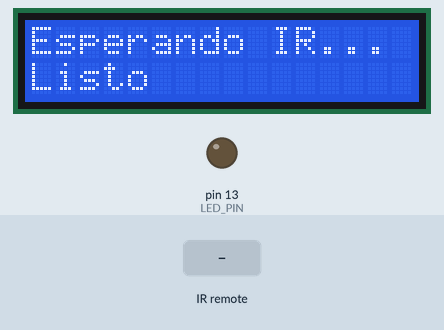
The sketch below on a simulated Arduino Uno, built with avr-gcc and run on an emulated ATmega328P. Shown: 16×2 character LCD, output pins drawn as LEDs (lit = HIGH). Inputs (shaded band) come from the test bench. What the sketch prints to the serial monitor is not drawn.

Above: at 1.2 s.
1.3 s: infrared code 0xBA45FF00 received
At 2.2 s:
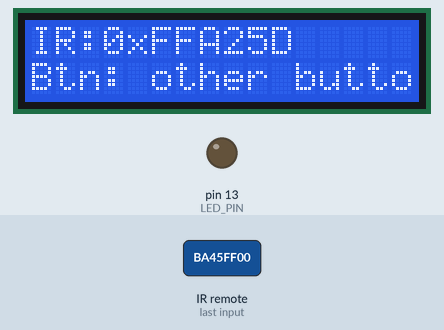
3.3 s: infrared code 0xB847FF00 received
At 4.9 s:
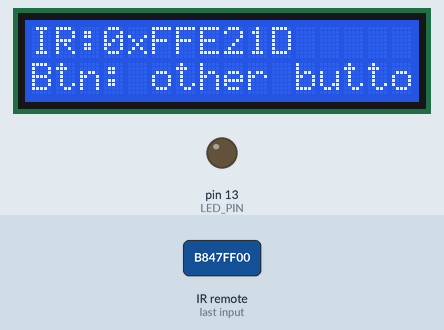
5.3 s: infrared code 0xB946FF00 received
At 6.4 s:
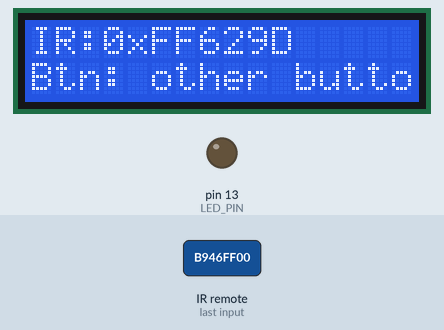
7.3 s: infrared code 0xBB44FF00 received
At 9.0 s:
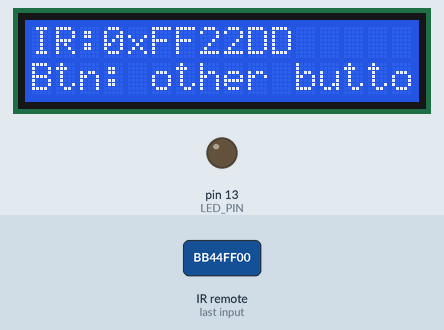
9.3 s: infrared code 0xBF40FF00 received
At 10.6 s:
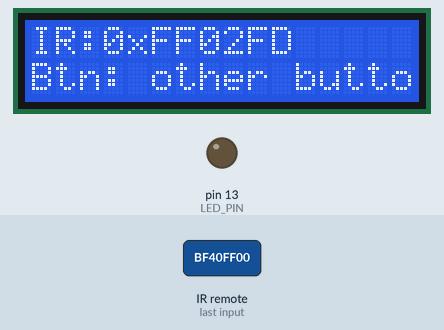
11.3 s: infrared code 0xBC43FF00 received
At 12.2 s:
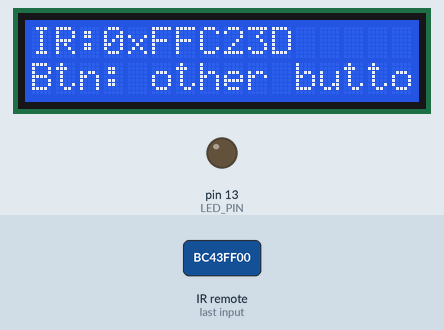
Timing chart, 0 to 14.3 s (numbered marks = the images above; inputs shaded):
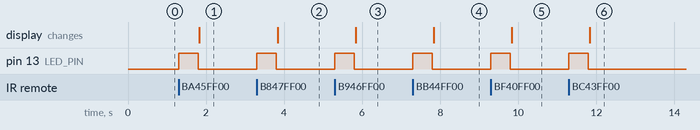

The sketch:

ir_01.ino
```cpp
/*
  Este código está diseñado para decodificar señales IR de un mando remoto y
  mostrar los resultados tanto en el Serial Monitor como en un LCD I2C,
  además de controlar un LED como indicador. La virtualización en TinkerCad
  no es adecuada para este proyecto debido a las siguientes razones:
  1. TinkerCad utiliza una versión antigua de la biblioteca IRremote (~v2.6.0)
     con limitaciones en la emulación de señales IR, lo que resulta en que todos
     los botones del mando simulado generen el mismo código hexadecimal
     (ej. 0x5F75E47D) con protocolo "UNKNOWN", independientemente de la pulsación,
     dificultando la distinción entre botones.
  2. La simulación del mando IR en TinkerCad no emula protocolos estándar como NEC,
     produciendo datos raw inconsistentes (diferencias solo en posiciones específicas
     como 7 y 35), lo que requiere un mapeo manual y poco fiable.
  3. La falta de soporte para la sintaxis moderna de IRremote (ej. decodedIRData)
     en TinkerCad obliga a usar una estructura antigua (decode_results), pero
     incluso así, la simulación no captura las señales de forma realista.
  En contraste, la adaptación física funciona porque:
  1. Un mando IR real (especialmente del kit Arduino con protocolo NEC) genera
     códigos HEX únicos por botón (ej. 0xFF6897 para "1"), permitiendo un mapeo
     preciso y directo.
  2. El hardware real soporta la biblioteca IRremote v2.6.0 de manera estable,
     decodificando correctamente los protocolos y reflejando las señales en el
     Serial Monitor y LCD.
  3. Los componentes físicos (receptor IR, LED, LCD I2C) funcionan según sus
     especificaciones, eliminando las limitaciones de la emulación y proporcionando
     resultados consistentes.
  Por estas razones, este código está optimizado para hardware real, requiriendo
  ajustes en el mapeo de códigos HEX según el mando utilizado.
*/

#include <IRremote.h>          // Biblioteca IRremote (shirriff, v2.6.0)
#include <LiquidCrystal_I2C.h> // Para LCD I2C

// Configuración de pines
const int RECV_PIN = 11;       // Pin para receptor IR
const int LED_PIN = 13;        // Pin para LED

// Inicializar objetos
IRrecv irrecv(RECV_PIN);
decode_results results;
LiquidCrystal_I2C lcd(0x27, 16, 2);  // Dirección I2C común (prueba 0x3F si no funciona)

// Variables
unsigned long lastCode = 0;    // Último código IR recibido
int t_led = 500;               // Tiempo de encendido del LED en cada pulsación del mando emisor

void setup() {
  // Iniciar Serial
  Serial.begin(9600);
  Serial.println("IR Receiver Button Decode");

  // Configurar LED
  pinMode(LED_PIN, OUTPUT);
  digitalWrite(LED_PIN, LOW);

  // Iniciar IR
  irrecv.enableIRIn();

  // Iniciar LCD
  lcd.init();
  lcd.backlight();
  lcd.setCursor(0, 0);
  lcd.print("Esperando IR...");
  lcd.setCursor(0, 1);
  lcd.print("Listo");
}

void loop() {
  if (irrecv.decode(&results)) {
    // Encender LED
    digitalWrite(LED_PIN, HIGH);
    delay(t_led);
    digitalWrite(LED_PIN, LOW);

    // Verificar repetición
    bool isRepeat = (results.value == lastCode && results.value != 0);
    lastCode = results.value;

    // Mostrar en Serial
    if (isRepeat) {
      Serial.println("REPEAT!");
    } else {
      Serial.print("IR code:0x");
      Serial.println(results.value, HEX);
    }
    // Mapear botón
    String buttonName = translateIR(results.value, isRepeat);
    Serial.println(buttonName);

    // Mostrar en LCD
    lcd.clear();
    lcd.setCursor(0, 0);
    if (isRepeat) {
      lcd.print("REPEAT");
    } else {
      lcd.print("IR:0x");
      lcd.print(results.value, HEX);
    }
    lcd.setCursor(0, 1);
    lcd.print("Btn: ");
    lcd.print(buttonName);

    // Reiniciar
    irrecv.resume();
    delay(500); // Evitar repeticiones inmediatas
  }
}

// Función para mapear y traducir el código IR
String translateIR(unsigned long code, bool isRepeat) {
  if (isRepeat) {
    return "REPEAT!";
  }
  switch (code) {
    case 0xBA45FF00: return "POWER";
    case 0xB847FF00: return "FUNC/STOP";
    case 0xB946FF00: return "VOL+";
    case 0xBB44FF00: return "FAST BACK";
    case 0xBF40FF00: return "PAUSE";
    case 0xBC43FF00: return "FAST FORWARD";
    case 0xF807FF00: return "DOWN";
    case 0xEA15FF00: return "VOL-";
    case 0xF609FF00: return "UP";
    case 0xE619FF00: return "EQ";
    case 0xF20DFF00: return "ST/REPT";
    case 0xE916FF00: return "0";
    case 0xF30CFF00: return "1";
    case 0xE718FF00: return "2";
    case 0xA15EFF00: return "3";
    case 0xF708FF00: return "4";
    case 0xE31CFF00: return "5";
    case 0xA55AFF00: return "6";
    case 0xBD42FF00: return "7";
    case 0xAD52FF00: return "8";
    case 0xB54AFF00: return "9";
    default: return "other button";
  }
}
```

Measured:
- after the input at 1.3 s, pin 13 (LED_PIN): LOW → HIGH at once, → LOW 0.50 s later; the display: changes after 0.53 s (image 1)
- after the input at 3.3 s, pin 13 (LED_PIN): LOW → HIGH at once, → LOW 0.50 s later; the display: changes after 0.53 s (image 2)
- after the input at 5.3 s, pin 13 (LED_PIN): LOW → HIGH at once, → LOW 0.50 s later; the display: changes after 0.53 s (image 3)
- after the input at 7.3 s, pin 13 (LED_PIN): LOW → HIGH at once, → LOW 0.50 s later; the display: changes after 0.53 s (image 4)
- after the input at 9.3 s, pin 13 (LED_PIN): LOW → HIGH at once, → LOW 0.50 s later; the display: changes after 0.53 s (image 5)
- after the input at 11.3 s, pin 13 (LED_PIN): LOW → HIGH at once, → LOW 0.50 s later; the display: changes after 0.53 s (image 6)
